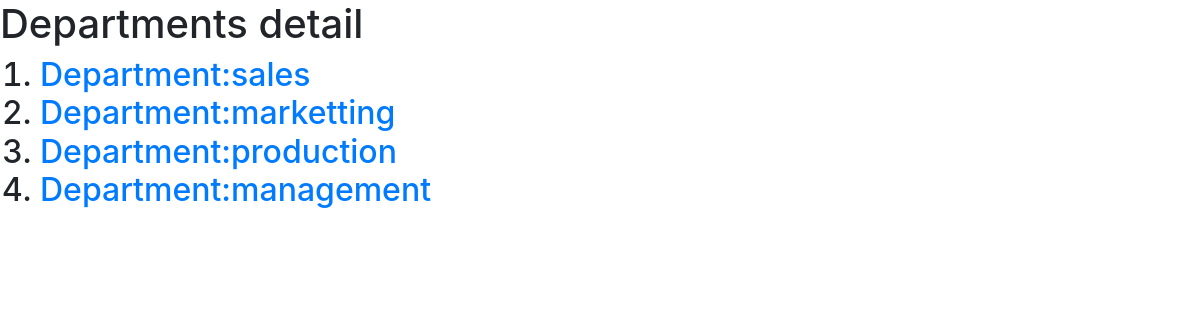
Screenshot of /home/department with the database file from the repository.
### home/models.py (models this page shows)
class department(models.Model):
    dept_name=models.CharField(max_length=10)
    def __str__(self):
        return f"Department:{self.dept_name}"

### home/views.py (the view)
# urls.py: path('department',views.dept,name='dept'),
def dept(request):
    d1=department.objects.all()
    return render(request,"home/department.html",
                  {'department':d1
                   })

### home/templates/home/department.html (shortened to what this page needs)
{% extends "home/layout.html" %}
{% block body %}
<h1>Departments detail</h1>
<h2>
    <ol>
        {% for d in department %}
        <li><a href="{% url 'de' d.id %}">
            {{d}}
        </a>
            </li>
        {% endfor %}
    </ol>
</h2>
{% endblock %}

### rows the page displays
department: dept_name "Department:sales"
department: dept_name "Department:marketting"
department: dept_name "Department:production"
department: dept_name "Department:management"
